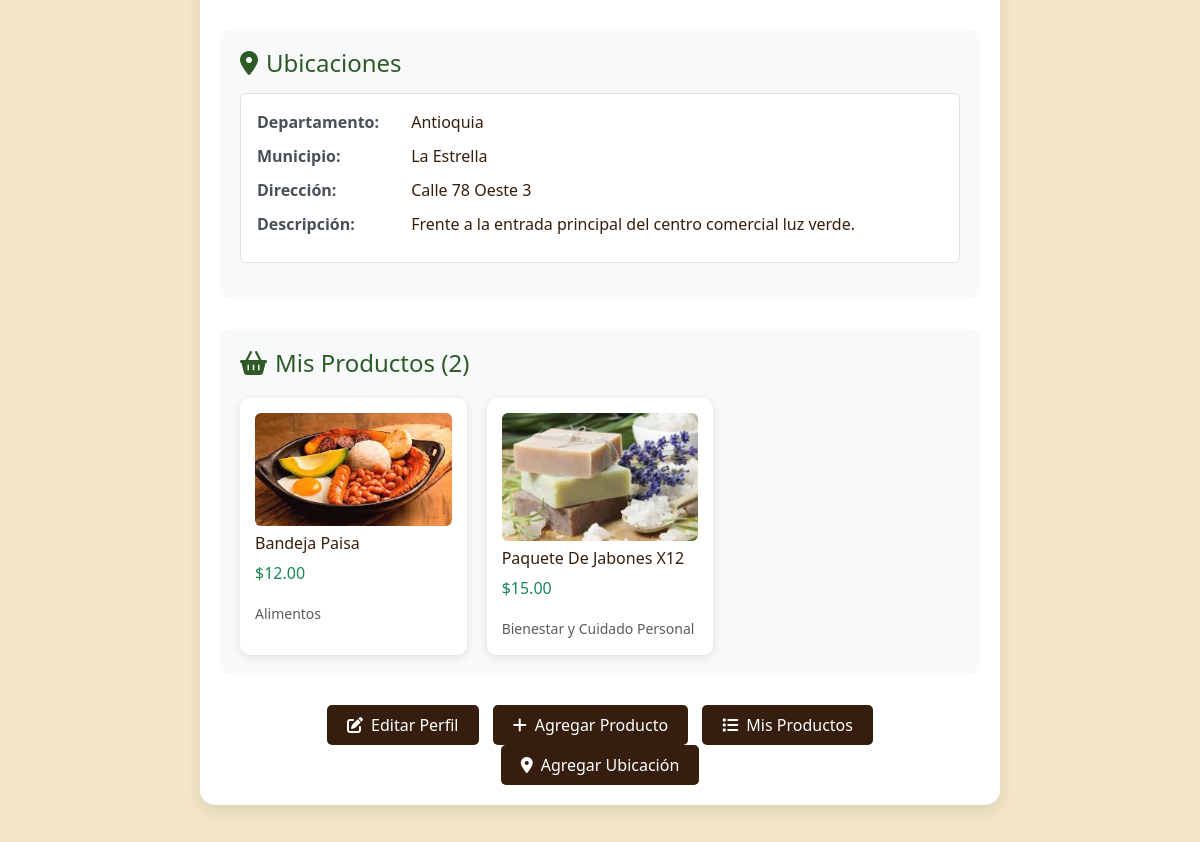
The app's page /cuentas/perfil/vendedor/ (signed in, middle part), older data.
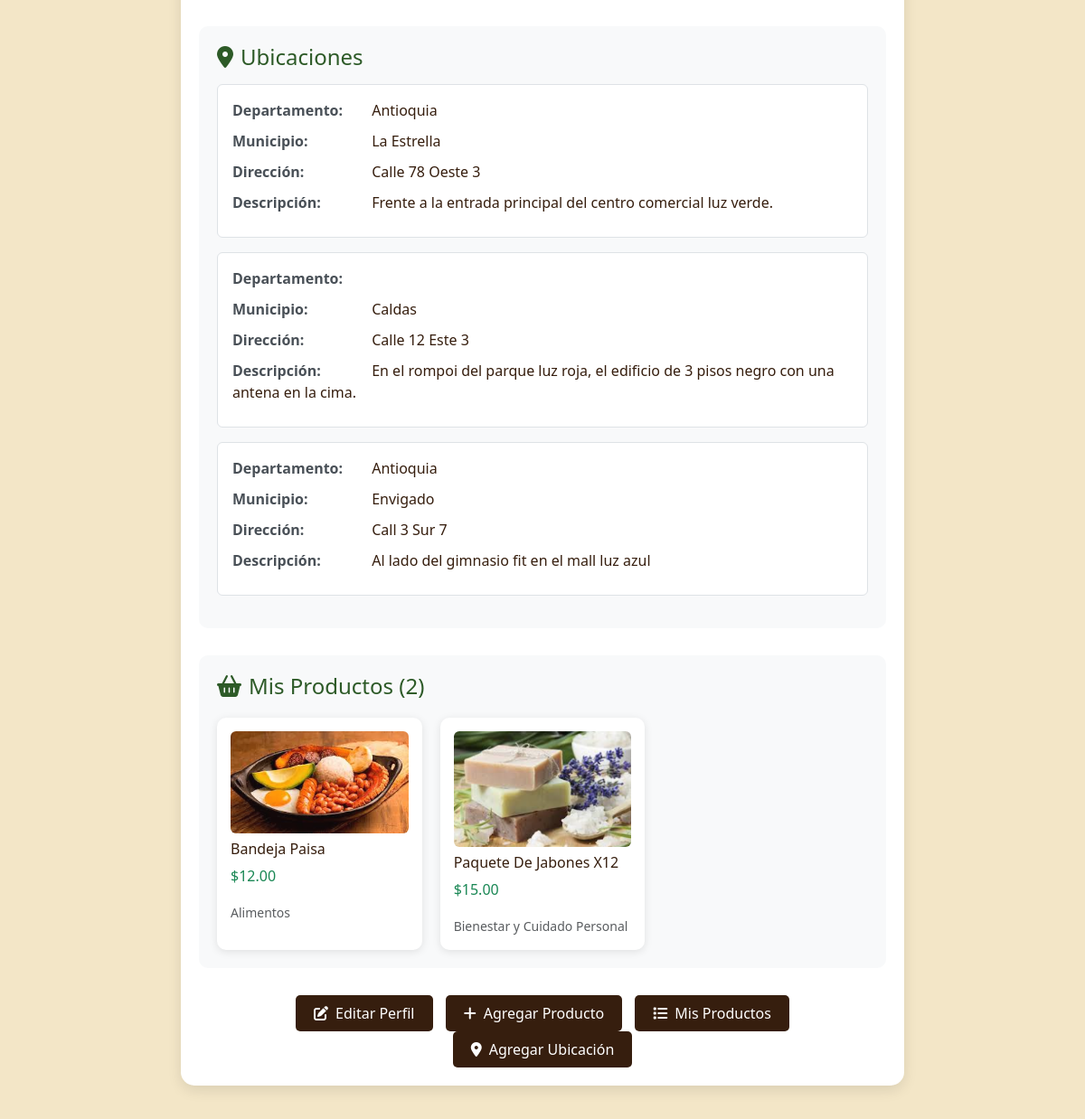
The same page, newer data.
### cuentas/models.py (models this page shows, shortened)
class UbicacionVendedor(models.Model):
    vendedor = models.ForeignKey(CuentaVendedor, on_delete=models.CASCADE)
    departamento = models.CharField(max_length=50, default='Antioquia')
    municipio = models.CharField(max_length=50)
    direccion = models.CharField(max_length=200)
    descripcion_zona = models.TextField(blank=True)

### productos/models.py (models this page shows, shortened)
class Producto(models.Model):
    vendedor = models.ForeignKey("cuentas.CuentaVendedor", on_delete=models.CASCADE)
    nombre = models.CharField(max_length=100)
    descripcion = models.TextField()
    precio = models.DecimalField(max_digits=10, decimal_places=2)
    stock = models.IntegerField()
    categoria = models.CharField(max_length=50)
    imagen = models.ImageField(upload_to='productos/', blank=True, null=True, default='default.jpg')

### cuentas/views.py (the view)
# urls.py: path('perfil/vendedor/', views.PerfilVendedorView.as_view(), name='perfil_vendedor'),
class PerfilVendedorView(LoginRequiredMixin, DetailView):
    model = CuentaVendedor
    template_name = 'cuentas/perfil_vendedor.html'
    context_object_name = 'cuenta'
    def get_object(self):
        return self.request.user.cuentavendedor
    def get_context_data(self, **kwargs):
        context = super().get_context_data(**kwargs)
        context['ubicaciones'] = self.object.ubicacionvendedor_set.all()
        context['productos'] = self.object.producto_set.all()
        return context

### cuentas/templates/cuentas/perfil_vendedor.html (shortened to what this page needs)
{% extends 'base.html' %}
{% block extra_css %}
{% load static %}
<link rel="stylesheet" href="{% static 'css/home.css' %}">
<link rel="stylesheet" href="{% static 'cuentas/css/perfiles.css' %}">
{% endblock %}
{% block content %}
<div class="container">
    <div class="perfil-container">
        {% if ubicaciones %}
        <div class="info-section">
            <h4><i class="fas fa-map-marker-alt me-2"></i>Ubicaciones</h4>
            {% for ubicacion in ubicaciones %}
            <div class="ubicacion-item mb-3 p-3 border rounded">
                <div class="info-item">
                    <span class="info-label">Departamento:</span>
                    {{ ubicacion.departamento }}
                </div>
                <div class="info-item">
                    <span class="info-label">Municipio:</span>
                    {{ ubicacion.municipio }}
                </div>
                <div class="info-item">
                    <span class="info-label">Dirección:</span>
                    {{ ubicacion.direccion }}
                </div>
                <div class="info-item">
                    <span class="info-label">Descripción:</span>
                    {{ ubicacion.descripcion_zona }}
                </div>
            </div>
            {% endfor %}
        </div>
        {% endif %}
        {% if productos %}
        <div class="info-section">
            <h4><i class="fas fa-shopping-basket me-2"></i>Mis Productos ({{ productos.count }})</h4>
            <div class="productos-grid">
                {% for producto in productos %}
                <div class="producto-card">
                    {% if producto.imagen %}
                    <img src="{{ producto.imagen.url }}" alt="{{ producto.nombre }}" class="img-fluid rounded mb-2">
                    {% endif %}
                    <h6>{{ producto.nombre }}</h6>
                    <p class="text-success">${{ producto.precio }}</p>
                    <small class="text-muted">{{ producto.categoria }}</small>
                </div>
                {% endfor %}
            </div>
        </div>
        {% endif %}
        <div class="text-center mt-4">
            <a href="{% url 'cuentas:editar_perfil_vendedor' %}" class="btn-editar">
                <i class="fas fa-edit me-2"></i>Editar Perfil
            </a>
            <a href="{% url 'productos:crear_producto' %}" class="btn-editar">
                <i class="fas fa-plus me-2"></i>Agregar Producto
            </a>
            <a href="{% url 'productos:mis_productos' %}" class="btn-editar">
                <i class="fas fa-list me-2"></i>Mis Productos
            </a>
            <a href="{% url 'cuentas:agregar_ubicacion' %}" class="btn-editar">
                <i class="fas fa-map-marker-alt me-2"></i>Agregar Ubicación
            </a>
        </div>
    </div>
</div>
{% endblock %}

Row changes from the older to the newer data that the page shows:
added UbicacionVendedor: municipio "Caldas", direccion "Calle 12 Este 3", descripcion_zona "En el rompoi del parque luz roja, el edificio de 3 pisos negro con una antena en la cima."
added UbicacionVendedor: departamento "Antioquia", municipio "Envigado", direccion "Call 3 Sur 7", descripcion_zona "Al lado del gimnasio fit en el mall luz azul"
